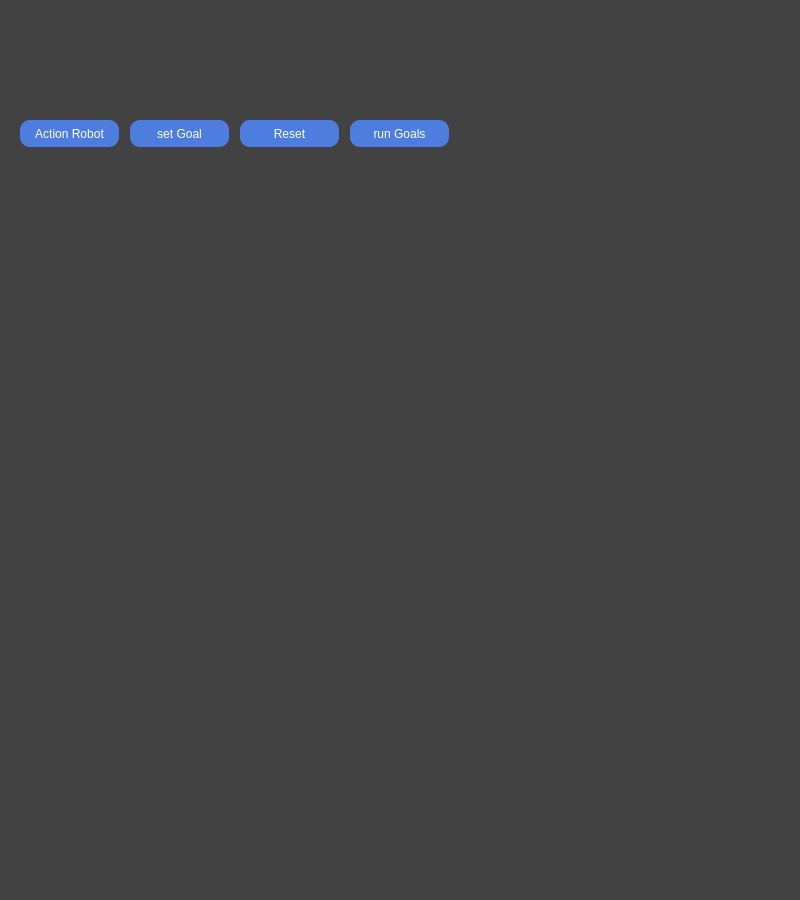
<?xml version="1.0" encoding="UTF-8"?>
<ui version="4.0">
 <class>map_main</class>
 <widget class="QWidget" name="map_main">
  <property name="geometry">
   <rect>
    <x>0</x>
    <y>0</y>
    <width>800</width>
    <height>900</height>
   </rect>
  </property>
  <property name="windowTitle">
   <string>NeoSlamWare</string>
  </property>
  <property name="styleSheet">
   <string notr="true">QWidget{
background: rgb(66, 66, 66);
}</string>
  </property>
  <widget class="map_view" name="_map_view" native="true">
   <property name="geometry">
    <rect>
     <x>0</x>
     <y>100</y>
     <width>800</width>
     <height>800</height>
    </rect>
   </property>
   <property name="styleSheet">
    <string notr="true"/>
   </property>
  </widget>
  <widget class="QPushButton" name="pushButton">
   <property name="geometry">
    <rect>
     <x>20</x>
     <y>120</y>
     <width>99</width>
     <height>27</height>
    </rect>
   </property>
   <property name="focusPolicy">
    <enum>Qt::NoFocus</enum>
   </property>
   <property name="styleSheet">
    <string notr="true">QPushButton{
color:rgb(255, 255, 255);
border-radius:10px;
background-color:rgb(78, 125, 224);
}

QPushButton:pressed {
    background-color: rgb(28, 59, 124);
}

QPushButton::checked {
   background-color: rgb(28, 59, 124);
}</string>
   </property>
   <property name="text">
    <string>Action Robot</string>
   </property>
  </widget>
  <widget class="QPushButton" name="pushButton_2">
   <property name="geometry">
    <rect>
     <x>130</x>
     <y>120</y>
     <width>99</width>
     <height>27</height>
    </rect>
   </property>
   <property name="focusPolicy">
    <enum>Qt::NoFocus</enum>
   </property>
   <property name="styleSheet">
    <string notr="true">QPushButton{
color:rgb(255, 255, 255);
border-radius:10px;
background-color:rgb(78, 125, 224);
}

QPushButton:pressed {
    background-color: rgb(28, 59, 124);
}

QPushButton::checked {
   background-color: rgb(28, 59, 124);
}</string>
   </property>
   <property name="text">
    <string>set Goal</string>
   </property>
   <property name="checkable">
    <bool>true</bool>
   </property>
  </widget>
  <widget class="QPushButton" name="pushButton_3">
   <property name="geometry">
    <rect>
     <x>240</x>
     <y>120</y>
     <width>99</width>
     <height>27</height>
    </rect>
   </property>
   <property name="focusPolicy">
    <enum>Qt::NoFocus</enum>
   </property>
   <property name="styleSheet">
    <string notr="true">QPushButton{
color:rgb(255, 255, 255);
border-radius:10px;
background-color:rgb(78, 125, 224);
}

QPushButton:pressed {
    background-color: rgb(28, 59, 124);
}

QPushButton::checked {
   background-color: rgb(28, 59, 124);
}</string>
   </property>
   <property name="text">
    <string>Reset</string>
   </property>
  </widget>
  <widget class="QPushButton" name="pushButton_4">
   <property name="geometry">
    <rect>
     <x>350</x>
     <y>120</y>
     <width>99</width>
     <height>27</height>
    </rect>
   </property>
   <property name="focusPolicy">
    <enum>Qt::NoFocus</enum>
   </property>
   <property name="styleSheet">
    <string notr="true">QPushButton{
color:rgb(255, 255, 255);
border-radius:10px;
background-color:rgb(78, 125, 224);
}

QPushButton:pressed {
    background-color: rgb(28, 59, 124);
}

QPushButton::checked {
   background-color: rgb(28, 59, 124);
}</string>
   </property>
   <property name="text">
    <string>run Goals</string>
   </property>
  </widget>
  <widget class="map_menu" name="_map_menu" native="true">
   <property name="geometry">
    <rect>
     <x>0</x>
     <y>0</y>
     <width>800</width>
     <height>100</height>
    </rect>
   </property>
  </widget>
 </widget>
 <customwidgets>
  <customwidget>
   <class>map_view</class>
   <extends>QWidget</extends>
   <header location="global">map_view.h</header>
   <container>1</container>
  </customwidget>
  <customwidget>
   <class>map_menu</class>
   <extends>QWidget</extends>
   <header location="global">map_menu.h</header>
   <container>1</container>
  </customwidget>
 </customwidgets>
 <resources/>
 <connections/>
</ui>
